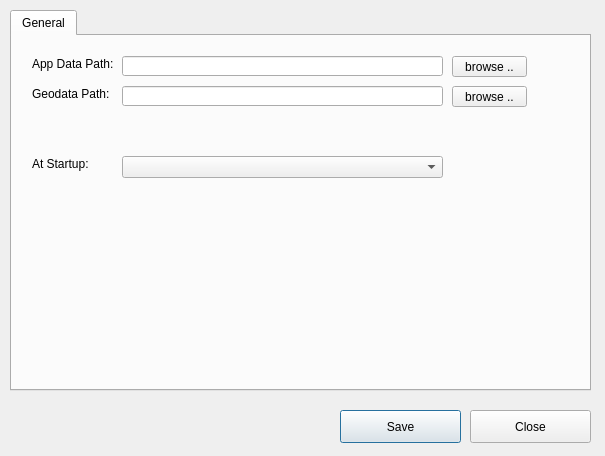
<?xml version="1.0" encoding="UTF-8"?>
<ui version="4.0">
 <class>ConfigDlg</class>
 <widget class="QDialog" name="ConfigDlg">
  <property name="geometry">
   <rect>
    <x>0</x>
    <y>0</y>
    <width>605</width>
    <height>456</height>
   </rect>
  </property>
  <property name="windowTitle">
   <string>Configuration</string>
  </property>
  <widget class="QPushButton" name="cmdSave">
   <property name="geometry">
    <rect>
     <x>340</x>
     <y>410</y>
     <width>121</width>
     <height>33</height>
    </rect>
   </property>
   <property name="text">
    <string>Save</string>
   </property>
  </widget>
  <widget class="QPushButton" name="cmdClose">
   <property name="geometry">
    <rect>
     <x>470</x>
     <y>410</y>
     <width>121</width>
     <height>33</height>
    </rect>
   </property>
   <property name="text">
    <string>Close</string>
   </property>
  </widget>
  <widget class="QTabWidget" name="tabWidget">
   <property name="geometry">
    <rect>
     <x>10</x>
     <y>10</y>
     <width>581</width>
     <height>381</height>
    </rect>
   </property>
   <property name="currentIndex">
    <number>0</number>
   </property>
   <widget class="QWidget" name="tab">
    <attribute name="title">
     <string>General</string>
    </attribute>
    <widget class="QPushButton" name="cmdGeoDataPath">
     <property name="geometry">
      <rect>
       <x>440</x>
       <y>50</y>
       <width>75</width>
       <height>21</height>
      </rect>
     </property>
     <property name="text">
      <string>browse ..</string>
     </property>
    </widget>
    <widget class="QPushButton" name="cmdAppDataPath">
     <property name="geometry">
      <rect>
       <x>440</x>
       <y>20</y>
       <width>75</width>
       <height>21</height>
      </rect>
     </property>
     <property name="text">
      <string>browse ..</string>
     </property>
    </widget>
    <widget class="QLabel" name="label_3">
     <property name="geometry">
      <rect>
       <x>20</x>
       <y>50</y>
       <width>81</width>
       <height>16</height>
      </rect>
     </property>
     <property name="text">
      <string>Geodata Path:</string>
     </property>
    </widget>
    <widget class="QLabel" name="label_2">
     <property name="geometry">
      <rect>
       <x>20</x>
       <y>20</y>
       <width>81</width>
       <height>16</height>
      </rect>
     </property>
     <property name="text">
      <string>App Data Path:</string>
     </property>
    </widget>
    <widget class="QLineEdit" name="txtAppDataPath">
     <property name="geometry">
      <rect>
       <x>110</x>
       <y>20</y>
       <width>321</width>
       <height>20</height>
      </rect>
     </property>
    </widget>
    <widget class="QLineEdit" name="txtGeoDataPath">
     <property name="geometry">
      <rect>
       <x>110</x>
       <y>50</y>
       <width>321</width>
       <height>20</height>
      </rect>
     </property>
    </widget>
    <widget class="QComboBox" name="cboStartup">
     <property name="geometry">
      <rect>
       <x>110</x>
       <y>120</y>
       <width>321</width>
       <height>22</height>
      </rect>
     </property>
    </widget>
    <widget class="QLabel" name="label_5">
     <property name="geometry">
      <rect>
       <x>20</x>
       <y>120</y>
       <width>81</width>
       <height>16</height>
      </rect>
     </property>
     <property name="text">
      <string>At Startup:</string>
     </property>
    </widget>
   </widget>
  </widget>
 </widget>
 <tabstops>
  <tabstop>txtAppDataPath</tabstop>
  <tabstop>cmdAppDataPath</tabstop>
  <tabstop>txtGeoDataPath</tabstop>
  <tabstop>cmdGeoDataPath</tabstop>
  <tabstop>cboStartup</tabstop>
  <tabstop>cmdSave</tabstop>
  <tabstop>cmdClose</tabstop>
  <tabstop>tabWidget</tabstop>
 </tabstops>
 <resources/>
 <connections/>
</ui>
